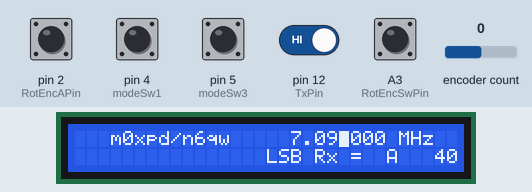
Simulated run of this sketch. Board: Arduino Uno, built with avr-gcc and run on an emulated ATmega328P. Shown: 32×2 character LCD. Inputs (shaded band) come from the test bench; at power-on: A3 (RotEncSwPin), pin 2 (RotEncAPin), pin 4 (modeSw1), pin 5 (modeSw3), pin 12 (TxPin) HIGH, encoder count 0. What the sketch prints to the serial monitor is not drawn.

Above: at 1.5 s.
1.6 s: pin 12 (TxPin) driven LOW
At 2.1 s:
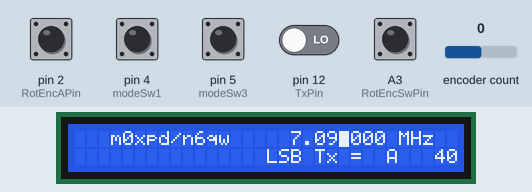
3.1 s: A3 (RotEncSwPin) pulled LOW for 0.15 s
At 3.9 s:
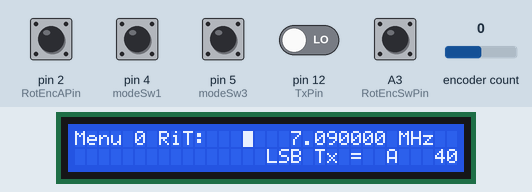
4.7 s: encoder count set to 1
At 5.8 s:
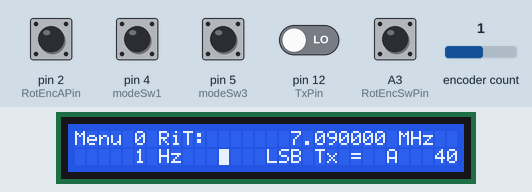
6.2 s: pin 5 (modeSw3) pulled LOW for 0.15 s
At 6.9 s:
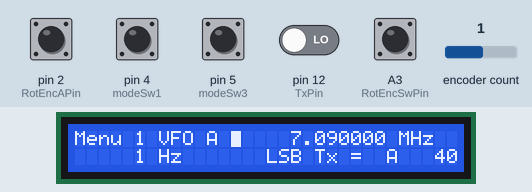
7.8 s: encoder count set to 2
At 8.1 s:
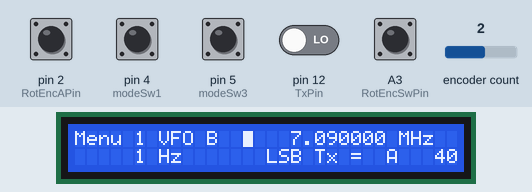
9.3 s: A3 (RotEncSwPin) pulled LOW for 1 s
At 10.3 s:
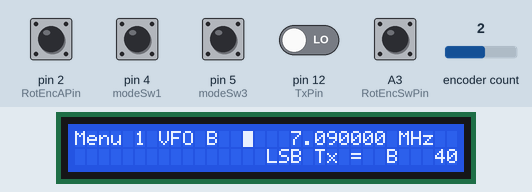
Timing chart, 0 to 12.3 s (numbered marks = the images above; inputs shaded):
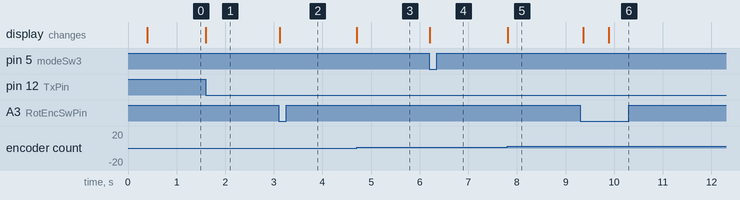

Measured:
- after the input at 1.6 s, the display: changes at once (image 1)
- after the input at 3.1 s, the display: changes at once (image 2)
- after the input at 4.7 s, the display: changes at once (image 3)
- after the input at 6.2 s, the display: changes at once (image 4)
- after the input at 7.8 s, the display: changes at once (image 5)
- after the input at 9.3 s, the display: first changes after 0.07 s (image 6 shows a later state)

The sketch:

Double_DDS_VFO_0v2.ino
```cpp
/*
Double_DDS_VFO_0v2

Simple RF Generation System
with VFO and BFO
implemented in 2 DDS Modules
with Rotary encoder handled by Interrupts
and support for 20*4 LCD

m0xpd
Dec 2014

All parts available from Kanga-UK:
http://www.kanga-products.co.uk/
For further information:
http://m0xpd.blogspot.co.uk/


LIBRARY Includes...
You MUST have installed the correct LCD library AND
the Rotary encoder library, available from (e.g.) here:
https://github.com/sq9nje/si5351/tree/master/examples/si5351_lcd


=======================================================
*/

#include<stdlib.h>
#include <Wire.h>
#include <LiquidCrystal_I2C.h>
#include <Rotary.h>

/*=====================================================
Frequency defaults...

The system is set up to use the
40m, 30m, 20m, 17m, 15m amateur bands

You can edit the band edges and the default "start"
frequency in any band by changing the following lines... */

double BandBases[]={
  3500000, 7000000, 10100000, 14000000, 18068000, 21000000};
double BandTops[]={
  3800000, 7200000, 10150000, 14350000, 18168000, 21450000};
double BandCWFreqs[]={
  3690000, 7090000, 10106000, 14285000, 18130000, 21285000};

/*=====================================================
Modes and Offsets...

The system offers the following "modes"...
LSB, USB, which change either side of 10MHz
each of which has its own receive offset

You can adjust the receive offset continuously
(to achieve "Receive Incremental Tuning" or "Clarifier" operation)
and you can change the offset defaults by editing the lines below... */

int ModeOffsets[]={
  0, 0};
/*=====================================================
Intermediate Frequency Settings...

The system implements BFO settings for lower and upper sideband
The BFO is changed when the band changes (if required)
*/
double BFOs[]={
  9999550, 9997400};  // was 9996800


/*======================================================================
Defining CONSTANTS...
*/
//======================================
// HARDWARE: Arduino I/O Pin allocations..
// set pin numbers:
// AD9850 Module....
const int W_CLK = 6;
const int FQ_UD = 7;
const int DATA = 8;
const int RESET = 9;
// second DDS...
const int W_CLK2 = 10;
const int FQ_UD2 = 11;
// input from rig to signal Tx/Rx status
const int TxPin = 12;
// Rotary Encoder...
const int RotEncAPin = 2;
const int RotEncBPin = 3;
const int RotEncSwPin = A3;
// Pushbuttons...
const int modeSw1 = 4;
const int modeSw3 = 5;

// Display...
// the display uses the I2C connection,
// which uses
// A4 for the Data and
// A5 for the Clock
// Set your LCD Width here...
int lcdWidth=16;


//======================================
// SOFTWARE: defining other constants...
const int nMenus = 0x03;
byte nMenuOptions[] = {
  1, 1, 1, 5};
char* MenuString[4][12]= {
  {
    "RiT:   ", "      " }
  ,
  {
    "VFO A ", "VFO B  " }
  ,
  {
    "LSB   ", "USB    "}
  ,
  {
    "  80m","  40m", "  30m", "  20m", "  17m", "  15m"}

};


// scaling factors for freq adjustment
const long deltaf[] = {
  1, 10, 100, 1000, 10000, 100000, 0, 1000000};
// Marketing !

char* Banner="   m0xpd/n6qw   ";

// end of Constants
//=================================================================

/*=================================================================
Declare (and initialize) some VARIABLES...
*/
boolean MenuMode = false;
boolean Transmit=false;
char* TxChar;
int OffsetSign=0;
char OffsetChar='=';
char VFOChar='A';
byte MenuOption[] = {
  0, 0, 0, 1, 0, 0};
byte oldVFO=MenuOption[1];
double RiT=ModeOffsets[MenuOption[2]];
double freq = BandCWFreqs[MenuOption[3]];
double freqA=freq;
double freqB=freq;
double BFO;
int dfindex = 3;
// Declare and initialise some Rotary Encoder Variables...
boolean OldRotEncA = true;
boolean RotEncA = true;
boolean RotEncB = true;
boolean RotEncSw = true;

boolean modeSw1State = HIGH;
boolean modeSw3State = HIGH;
boolean TxPinState = HIGH;

// Display positions...
int L2=17;
int BannerPos=0;
byte ModePos=16;
byte TxPos=20;
byte RiTSignPos=23;
byte VFOPos=26;
byte BandPos=28;

int Turns;      // was previously declared as a double
int Menu = 0;

// end of Variables
//=================================================================


// Instantiate the LCD display...
LiquidCrystal_I2C lcd(0x20,32,2);
// (I2C address = 0x20)
// (I can't make it work as a 16*4 display -
// only as a 32*2 display !! )


// Instantiate the Rotary Encoder...
Rotary r = Rotary(RotEncBPin, RotEncAPin);

/**************************************/
/* Interrupt service routine for      */
/* encoder frequency change           */
/**************************************/
ISR(PCINT2_vect) {
  unsigned char result = r.process();
  if (result == DIR_CW)
    Turns=Turns+1;
  else if (result == DIR_CCW)
    Turns=Turns-1;
}


void setup() {
  lcd.init();
  delay(200);
  lcd.init();
  lcd.blink();
  lcd.backlight();

  // manage LCD width:
  if (lcdWidth==20){
     L2=23;
     ModePos=20;
     TxPos=25;
     RiTSignPos=29;
     VFOPos=33;
     BandPos=36;
     BannerPos=2;
  }


  // Set up I/O pins...
  pinMode(FQ_UD, OUTPUT);
  pinMode(W_CLK, OUTPUT);
  pinMode(DATA, OUTPUT);
  pinMode(RESET, OUTPUT);
  pinMode(FQ_UD2, OUTPUT);
  pinMode(W_CLK2, OUTPUT);

  pinMode(modeSw1,INPUT);
  pinMode(modeSw3,INPUT);
  pinMode(TxPin,INPUT);
  pinMode(RotEncSwPin, INPUT);
  // set up pull-up resistors on inputs...
  digitalWrite(modeSw1,HIGH);
  digitalWrite(modeSw3,HIGH);
  //digitalWrite(TxPin,HIGH);
  digitalWrite(RotEncSwPin,HIGH);
  // Print opening message to the LCD...
  Normal_Display();
  // start up the DDS...
  pulseHigh(RESET);
  pulseHigh(W_CLK);
  pulseHigh(FQ_UD);

  pulseHigh(W_CLK2);
  pulseHigh(FQ_UD2);
    Serial.begin(9600);
  // start the oscillator...
  sendFrequency(freq);
  BFO=BFOs[MenuOption[2]];
  sendbfo(BFO);

  // Enable pin change interrupt for the encoder
  PCICR |= (1 << PCIE2);
  PCMSK2 |= (1 << PCINT18) | (1 << PCINT19);
  sei();


  Serial.println(BFO);
}

void loop() {
  // First, we check for Transmit...
   TxPinState = digitalRead(TxPin);
  if (TxPinState==0){
    if  (Transmit==false){
      Transmit=true;
      setTxDisplay();
    }
  }
  else{
  // No :- we're in "Receive"
   if (Transmit==true){
    Transmit=false;
    setTxDisplay();
  }

  }
  // Read the inputs...
  RotEncSw = digitalRead(RotEncSwPin);
  modeSw1State=digitalRead(modeSw1);
  modeSw3State=digitalRead(modeSw3);
  if (MenuMode){
    // Here we're in "Menu" mode...
    if (Menu==0){
    // We're in Menu 0, so read the RiT...
    if (Turns!=0){
    RiT=constrain(RiT+Turns,-100000,10000);
    Turns=0;
    sendFrequency(freq);
    if (RiT>ModeOffsets[MenuOption[2]]) {
    OffsetSign=1;
    }
    else{
    if (RiT==ModeOffsets[MenuOption[2]]){
    OffsetSign=0;
    }
    else{
    OffsetSign=-1;
    }
    }
    LCD_Display_RiT(RiT);
    }


    }
    // we're not in menu 0, so manage the menu options
    // for all other menus...
    if (Turns!=0){
        MenuOption[Menu]=constrain(MenuOption[Menu]+Turns,0,nMenuOptions[Menu]);
        Turns=0;
        LCD_String_Display(7, 0, (MenuString[Menu][MenuOption[Menu]]));
    }


    if (modeSw1State==LOW){
      // decrement Menu
      Menu=constrain(Menu-1,0,nMenus);
      if(Menu==2){
        // skip the mode change for the moment
        Menu = 1;
      }
      LCD_Int_Display(5, 0, Menu);
      LCD_String_Display(7, 0, (MenuString[Menu][MenuOption[Menu]]));
      delay(500);
    }

    if (modeSw3State==LOW){
      // Increment Menu
      Menu=constrain(Menu+1,0,nMenus);
       if(Menu==2){
        // skip the mode change for the moment
        Menu = 3;
      }
      LCD_Int_Display(5, 0, Menu);
      LCD_String_Display(7, 0, (MenuString[Menu][MenuOption[Menu]]));
      delay(500);

    }
  }
// End of MenuMode==1
// ========================================================================
// Beginning of normal mode (MenuMode==0)...
else{
  if (Turns!=0){
    // adjust frequency
    freq=constrain(freq+Turns*deltaf[dfindex],BandBases[MenuOption[3]],BandTops[MenuOption[3]]);
    Turns=0;
    LCD_Display_Freq(freq);
    sendFrequency(freq);
  }
      if (modeSw1State==LOW){
      // point to a higher digit
      dfindex=constrain(dfindex+1,0,7);
      LCD_Display_Freq(freq);
      delay(500);

    }

    if (modeSw3State==LOW){
      // point to a lower digit
      dfindex=constrain(dfindex-1,0,7);
      LCD_Display_Freq(freq);
      delay(500);

    }
    // End of Normal Mode
}

  if (RotEncSw==LOW){
  // Toggle in and out of menu mode
    if (MenuMode == false){
      // enter menu mode
      MenuMode = true;
      LCD_String_Display(0, 0, "Menu         ");
      LCD_Int_Display(5, 0, Menu);
      LCD_String_Display(7, 0, (MenuString[Menu][MenuOption[Menu]]));
    }
    else{
      // leave menu mode
      MenuMode = false;
      //====================
      // specific actions on leaving menus...

  switch (Menu){
  // Leaving RiT adjustment
  case 0:
    switch (OffsetSign) {
      case 1:
      OffsetChar='+';
      break;
      case -1:
      OffsetChar='-';
      break;
      default:
      OffsetChar='=';
    }

  break;
  // Leaving VFO swap
  case 1:
  if(oldVFO==0){
  freqA=freq;
  if (MenuOption[1]==1){
  freq=freqB;
  }
  }
  else{
  freqB=freq;
  if (MenuOption[1]==0){
  freq=freqA;
  }
  }
  oldVFO=MenuOption[1];
  break;
  case 2:
  // leaving mode change
  RiT=ModeOffsets[MenuOption[2]];
  OffsetChar='=';
  break;
  case 3:
  // Leaving Band Change
    freq=BandCWFreqs[MenuOption[3]];
    freqA=freq;
    freqB=freq;
    MenuOption[1]=0;
    if(MenuOption[3]>1){
    //put into USB mode...
    MenuOption[2]=1;
    }
    else{
   // put into LSB
    MenuOption[2]=0;
    }
  }
    //====================
    //
    sendFrequency(freq);
    Normal_Display();
      BFO=BFOs[MenuOption[2]];
  sendbfo(BFO);
     Serial.println(BFO);
    }

    delay(500);
// End of Toggle In and Out of Menu Mode
  }
    OldRotEncA=RotEncA;

// End of loop()
}


//==============================================================
// SUBROUTINES...

// new subroutine to display the frequency...
void LCD_Display_Freq(double frequency) {

  // first deal with the high frequency stuff above 10 MHz
  if (frequency>10000000){
  lcd.setCursor(L2+1,0);
  lcd.print(frequency,0);
  lcd.print(" MHz ");
  lcd.setCursor(L2,0);
  lcd.print(floor(frequency/1e6),0);
  lcd.print(".");
  }
  else{  // handle the LF range below 1 MHz
  if(frequency<1000000){
  lcd.setCursor(L2+3,0);
  lcd.print(frequency,0);
  lcd.print(" MHz ");
  lcd.setCursor(L2+1,0);
  lcd.print("0.");
  }
  else{  // this is the normal range, between 1 and 10 MHz
  lcd.setCursor(L2, 0);
  lcd.print("  ");
  lcd.print(frequency,0);
  lcd.print(" MHz ");
  lcd.setCursor(L2+1,0);
  lcd.print(floor(frequency/1e6),0);
  lcd.print(".");
  }
  }
  // establish the cursor position
  int c_position=L2+8-dfindex;
  lcd.setCursor(c_position, 0);
}

// subroutine to display the RiT...
void LCD_Display_RiT(int RiT) {
  lcd.setCursor(5, 1);
  lcd.print(RiT,DEC);
  lcd.print(" Hz   ");
}

// subroutine to clear the RiT display...
void LCD_Clear_RiT() {
  lcd.setCursor(0, 1);
  lcd.print("               ");
}

// subroutine to display a string at a specified position...
void LCD_String_Display(int c1, int c2, char Str[ ]){
      lcd.setCursor(c1, c2);
      lcd.print(Str);
}
// subroutine to display a number at a specified position...
void LCD_Int_Display(int c1, int c2, int num){
      lcd.setCursor(c1, c2);
      lcd.print(num);
}
// subroutine to display a string at a specified position...
void LCD_Char_Display(int c1, int c2, char Str){
      lcd.setCursor(c1, c2);
      lcd.print(Str);
}


// subroutine to set up the normal display...
void Normal_Display(){
      LCD_String_Display(ModePos, 1, MenuString[2][MenuOption[2]]);
      LCD_String_Display(BandPos, 1, MenuString[3][MenuOption[3]]);
      switch (MenuOption[1]) {
        case 0:
          VFOChar='A';
        break;
        case 1:
          VFOChar='B';
        break;
        default:
        VFOChar=' ';
       }
     LCD_Char_Display(VFOPos, 1, VFOChar);
     LCD_Clear_RiT();
     LCD_String_Display(0, 0, Banner);
     setTxDisplay();
     LCD_Char_Display(RiTSignPos, 1, OffsetChar);
     LCD_Display_Freq(freq);
}

// Subrouting to display the Transmit Status
void setTxDisplay(){
      switch (Transmit) {
        case false:
        TxChar="Rx";
        break;
        case true:
        TxChar="Tx";
        break;
       }
      LCD_String_Display(TxPos, 1,TxChar);
      // re-establish the cursor position
      int c_position=25-dfindex;
      lcd.setCursor(c_position, 0);
}

// Subroutine to generate a positive pulse on 'pin'...
void pulseHigh(int pin) {
digitalWrite(pin, HIGH);
digitalWrite(pin, LOW);
}

// calculate and send frequency code to DDS Module...
void sendFrequency(double frequency) {
  double freq1=0;
  if(MenuOption[2]==0){
  freq1=BFOs[0]-frequency;
  }
  else{
  freq1=frequency-BFOs[1];
  }
  if(Transmit==false){
  freq1=freq1-RiT;
  }
  int32_t freq = freq1 * 4294967295/125000000;
  for (int b=0; b<4; b++, freq>>=8) {
    shiftOut(DATA, W_CLK, LSBFIRST, freq & 0xFF);
  }
  shiftOut(DATA, W_CLK, LSBFIRST, 0x00);
  pulseHigh(FQ_UD);
}

void sendbfo(double frequency) {
  int32_t freq = frequency * 4294967295/125000000;
  for (int b=0; b<4; b++, freq>>=8) {
  shiftOut(DATA, W_CLK2, LSBFIRST, freq & 0xFF);
  }
  shiftOut(DATA, W_CLK2, LSBFIRST, 0x00);
  pulseHigh(FQ_UD2);

}
```
